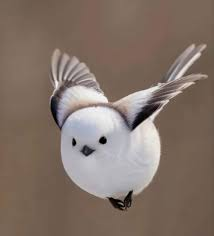
#> input picture 06_AI_ML_DS/04_CV/00_CV_using_OpenCV/data/bird.jpg, 214 x 236 px, found by its file name
$ jupyter execute '01_Reading_images_&_videos.ipynb'   (shell and % lines are left out)
#> lines starting #> are read from the running program, lines starting #| are printed output that depends on the picture
[cell 1]
# Read image
import cv2
img = cv2.imread("bird.jpg")
#> img is the input picture: shape (236, 214, 3); mean B, G, R 104.6, 114.5, 130.6
img

[cell 2]
# Display the image in a seperate window
cv2.imshow("Image window", img)
cv2.waitKey(0)
cv2.destroyAllWindows()

[cell 3]
# Display the image in notebook (OpenCV loads images in BGR)
import matplotlib.pyplot as plt
plt.imshow(img)

[cell 4]
# Display the image in notebook in RGB
import matplotlib.pyplot as plt
img = cv2.cvtColor(img, cv2.COLOR_BGR2RGB) # Convert BGR to RGB
plt.imshow(img)

[cell 5]
# Write to the image by adding 30 value to each of its pixel values
img_new = img + 30
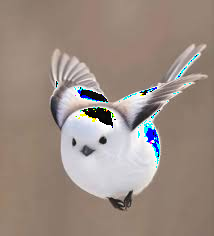
#> img_new: shape (236, 214, 3); mean R, G, B 155.4, 140.8, 131.6
cv2.imwrite("output0.jpg", img_new)
img_new = cv2.cvtColor(img_new, cv2.COLOR_BGR2RGB) # Convert BGR to RGB
plt.imshow(img_new)

[cell 6]
# Read and display video
vid = cv2.VideoCapture("flower.mp4")

while True:
    ret, frame = vid.read() # Capture frame-by-frame
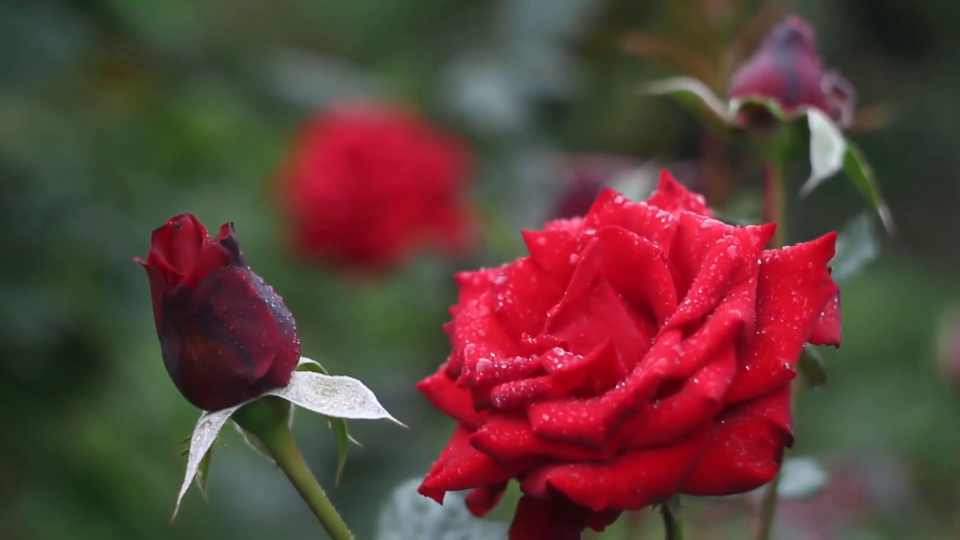
#> input picture frame 26 of 06_AI_ML_DS/04_CV/00_CV_using_OpenCV/data/flower.mp4, 1920 x 1080 px (shown at 1/2 size)
#> frame is the input picture: shape (1080, 1920, 3); mean B, G, R 56.3, 62, 93.2
    if not ret: # if frame is read correctly ret is True
        break
    cv2.imshow("Video Frame", frame) # Display the frame
    if cv2.waitKey(1) == ord('q'):
#> (key q is pressed here)
        break

vid.release() # release the capture
cv2.destroyAllWindows()

[cell 7]
# Write a video
vid = cv2.VideoCapture("flower.mp4")

fourcc = cv2.VideoWriter_fourcc(*"mp4v") # video codec
fps = 30 # video fps
width = int(vid.get(cv2.CAP_PROP_FRAME_WIDTH)) # Get video width from video
height = int(vid.get(cv2.CAP_PROP_FRAME_HEIGHT)) # Get height from video

out = cv2.VideoWriter("output0.mp4", fourcc, fps, (width, height)) # save video

while True:
    ret, frame = vid.read()
    if not ret:
        break
    frame = frame + 30  #adding 30 value to each of its pixel values
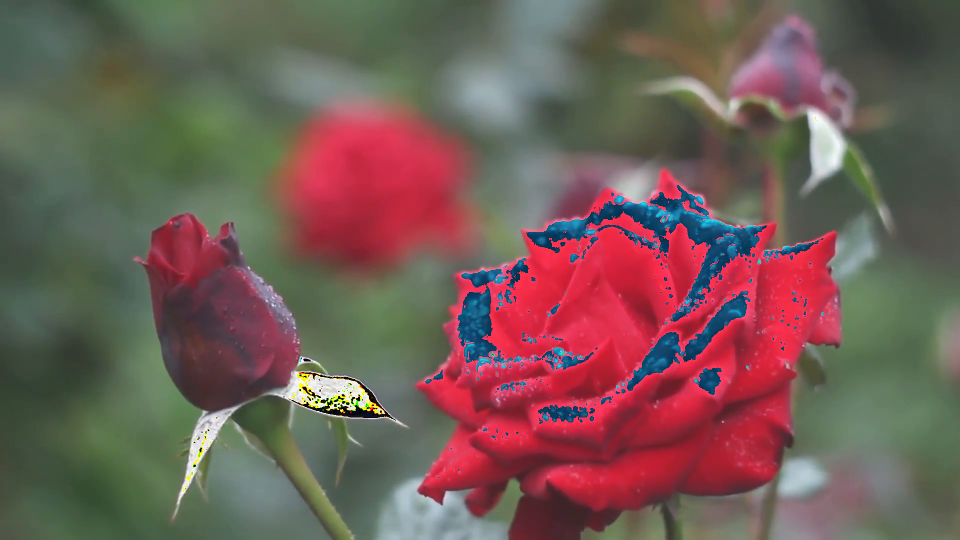
#> frame: shape (1080, 1920, 3) (shown at 1/2 size); mean B, G, R 85.4, 91.5, 115
    out.write(frame)

out.release()
vid.release()
cv2.destroyAllWindows()
